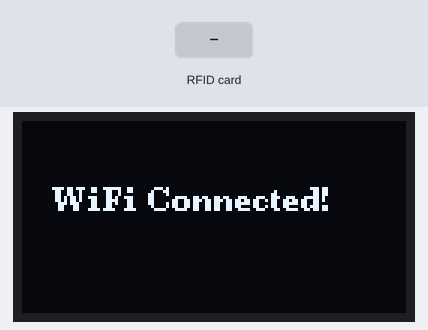
Recording of a sketch running on a simulated ESP32. On the bench: 128×64 one-colour display. Inputs (shaded band) come from the test bench. WiFi joins after 1.5 s; servers stay silent unless stated; uploads are accepted with an empty reply; what the sketch prints to the serial monitor is not drawn.

Above: at 2.2 s.
At 4.3 s:
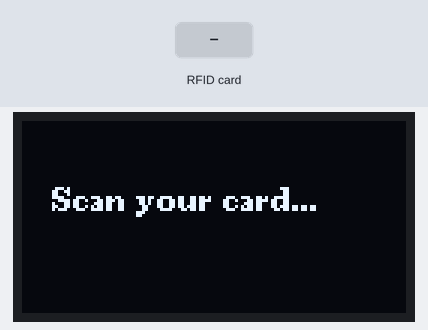
4.4 s: RFID card 12 12 12 12 held to the reader
At 5.6 s:
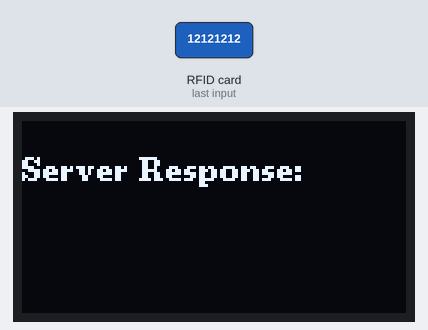
7.3 s: RFID card 5E 7A 19 C4 held to the reader
At 7.54 s:
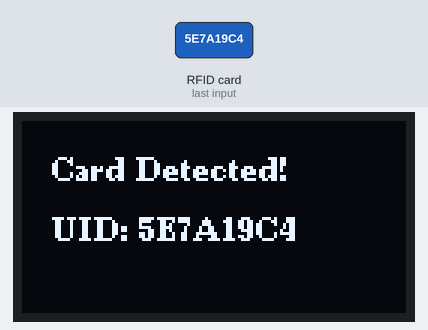
Timing chart, 0 to 10.3 s (numbered marks = the images above; inputs shaded):
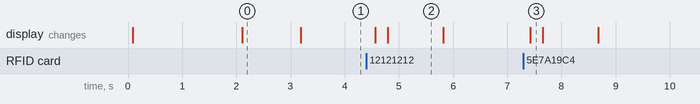

The sketch:

RFID02.INO
```cpp
#include <WiFi.h>
#include <SPI.h>
#include <MFRC522.h>
#include <HTTPClient.h>
#include <U8g2lib.h>

// --- WiFi Credentials ---
const char* ssid = "NazCafe";
const char* password = "12121212";

// --- RFID Pins ---
#define RST_PIN 27
#define SS_PIN 4
MFRC522 mfrc522(SS_PIN, RST_PIN);

// --- OLED Display (SH1106 128x64) ---
U8G2_SH1106_128X64_NONAME_F_HW_I2C u8g2(U8G2_R0, /* reset=*/ U8X8_PIN_NONE);

// --- API Details ---
String apiKey = "afsgh_uasdas254885jncasdcbhdsc";
String serverUrl = "http://192.168.0.248/save_card_uid.php";

// --- WiFi Check Timer ---
unsigned long lastWiFiCheck = 0;
const unsigned long wifiCheckInterval = 3000;

// --- Function Prototypes (declarations) ---
void connectToWiFi();
void displayScanPrompt();
void sendGET(String uid);

void setup() {
  Serial.begin(115200);

  // OLED Init
  u8g2.begin();
  u8g2.clearBuffer();
  u8g2.setFont(u8g2_font_ncenB08_tr);
  u8g2.drawStr(10, 30, "Connecting WiFi...");
  u8g2.sendBuffer();

  // Connect to WiFi
  connectToWiFi();

  // RFID Init
  SPI.begin();
  mfrc522.PCD_Init();
  delay(1000);

  // Show scan prompt
  displayScanPrompt();
}

void loop() {
  // Check WiFi regularly
  if (millis() - lastWiFiCheck > wifiCheckInterval) {
    lastWiFiCheck = millis();
    if (WiFi.status() != WL_CONNECTED) {
      Serial.println("WiFi Lost. Reconnecting...");
      u8g2.clearBuffer();
      u8g2.setFont(u8g2_font_ncenB08_tr);
      u8g2.drawStr(10, 30, "WiFi Lost...");
      u8g2.drawStr(10, 50, "Reconnecting...");
      u8g2.sendBuffer();
      connectToWiFi();
    }
  }

  // RFID scan
  if (!mfrc522.PICC_IsNewCardPresent() || !mfrc522.PICC_ReadCardSerial()) {
    delay(200);
    return;
  }

  // Read UID
  String uid = "";
  for (byte i = 0; i < mfrc522.uid.size; i++) {
    uid += String(mfrc522.uid.uidByte[i], HEX);
  }
  uid.toUpperCase();

  Serial.print("UID: ");
  Serial.println(uid);

  // Show UID on display
  u8g2.clearBuffer();
  u8g2.setFont(u8g2_font_ncenB08_tr);
  u8g2.drawStr(10, 20, "Card Detected!");
  u8g2.drawStr(10, 40, ("UID: " + uid).c_str());
  u8g2.sendBuffer();

  sendGET(uid);

  delay(1000);  // faster scan interval
  displayScanPrompt();
}

void sendGET(String uid) {
  if (WiFi.status() == WL_CONNECTED) {
    HTTPClient http;
    String fullUrl = serverUrl + "?card_uid=" + uid + "&api_key=" + apiKey;

    Serial.println("GET URL: " + fullUrl);
    http.begin(fullUrl);

    int httpCode = http.GET();
    if (httpCode > 0) {
      String response = http.getString();
      Serial.println("HTTP Response code: " + String(httpCode));
      Serial.println("Server response: " + response);

      // Show server response
      u8g2.clearBuffer();
      u8g2.setFont(u8g2_font_ncenB08_tr);
      u8g2.drawStr(0, 20, "Server Response:");
      u8g2.drawStr(0, 40, response.c_str());
      u8g2.sendBuffer();
    } else {
      Serial.println("HTTP GET Error: " + String(httpCode));
    }
    http.end();
  } else {
    Serial.println("WiFi not connected");
  }
}

void connectToWiFi() {
  WiFi.begin(ssid, password);
  Serial.print("Connecting to WiFi");

  u8g2.clearBuffer();
  u8g2.setFont(u8g2_font_ncenB08_tr);
  u8g2.drawStr(10, 30, "Connecting...");
  u8g2.sendBuffer();

  int attempts = 0;
  while (WiFi.status() != WL_CONNECTED && attempts < 10) {
    delay(1000);
    Serial.print(".");
    attempts++;
  }

  if (WiFi.status() == WL_CONNECTED) {
    Serial.println("\nWiFi Connected!");
    Serial.println(WiFi.localIP());

    u8g2.clearBuffer();
    u8g2.setFont(u8g2_font_ncenB08_tr);
    u8g2.drawStr(10, 30, "WiFi Connected!");
    u8g2.sendBuffer();
  } else {
    Serial.println("\nFailed to connect.");
    u8g2.clearBuffer();
    u8g2.setFont(u8g2_font_ncenB08_tr);
    u8g2.drawStr(10, 30, "WiFi Failed.");
    u8g2.sendBuffer();
  }
}

void displayScanPrompt() {
  u8g2.clearBuffer();
  u8g2.setFont(u8g2_font_ncenB08_tr);
  u8g2.drawStr(10, 30, "Scan your card...");
  u8g2.sendBuffer();
}
```

Measured:
- after the input at 4.4 s, the display: first changes after 0.17 s (image 2 shows a later state)
- after the input at 7.3 s, the display: changes after 0.13 s (image 3)
- what the display in image 0 shows lasts 1.1 s, from 2.1 s to 3.2 s
- what the display in image 2 shows lasts 1.0 s, from 4.8 s to 5.8 s
